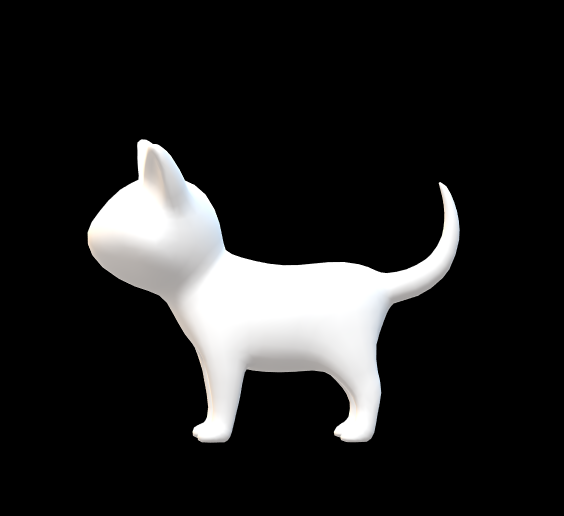
//> input picture cat.png, 564 x 516 px
$ ./OpenCv1 cat.PNG   (built with g++ and OpenCV 4)
//> lines starting //> are read from the running program, lines starting //| are printed output that depends on the picture
#include "opencv2/imgproc.hpp"
#include "opencv2/highgui.hpp"
#include <iostream>

using namespace cv;
using namespace std;

Mat src, erosion_dst, dilation_dst, open_dst, close_dst;

int erosion_elem = 0;
int erosion_size = 3;
//
//int open_elem = 0;
//int open_size = 3;
//
//int close_elem = 0;
//int close_size = 3;
//
int dilation_elem = 0;
int dilation_size = 3;

int const max_elem = 2;
int const max_kernel_size = 21;

void Erosion(int, void*);
void Dilation(int, void*);
void Open(int, void*);
void Close(int, void*);

int main(int argc, char** argv)
{
	CommandLineParser parser(argc, argv, "{@input |cat.PNG | input image}");
	src = imread(samples::findFile(parser.get<String>("@input")), IMREAD_COLOR);
//> src is the input picture: 516 rows x 564 cols, CV_8UC3; mean B, G, R 33.5, 33.5, 33.6
	if (src.empty())
	{
		cout << "Could not open or find the image!\n" << endl;
		cout << "Usage: " << argv[0] << " <Input image>" << endl;
		return -1;
	}
#pragma region namedWindow
	//namedWindow("Erosion Demo", WINDOW_AUTOSIZE);
	//namedWindow("Dilation Demo", WINDOW_AUTOSIZE);
	//moveWindow("Dilation Demo", src.cols, 0);
#pragma endregion

#pragma region slides
	createTrackbar("Element:\n 0: Rect \n 1: Cross \n 2: Ellipse", "Erosion Demo",
		&erosion_elem, max_elem,
		Erosion);
	createTrackbar("Kernel size:\n 2n +1", "Erosion Demo",
		&erosion_size, max_kernel_size,
		Erosion);
	createTrackbar("Element:\n 0: Rect \n 1: Cross \n 2: Ellipse", "Dilation Demo",
		&dilation_elem, max_elem,
		Dilation);
	createTrackbar("Kernel size:\n 2n +1", "Dilation Demo",
		&dilation_size, max_kernel_size,
		Dilation);

#pragma endregion
	imshow("source img", src);
	Erosion(0, 0);
	Dilation(0, 0);
	Open(0, 0);
	Close(0, 0);
	waitKey(0);
	return 0;
}
void Erosion(int, void*)
{
	int erosion_size = 5;
	Mat element = getStructuringElement(MORPH_RECT,
		Size(2 * erosion_size + 1, 2 * erosion_size + 1),
		Point(erosion_size, erosion_size));

	erode(src, erosion_dst, element);
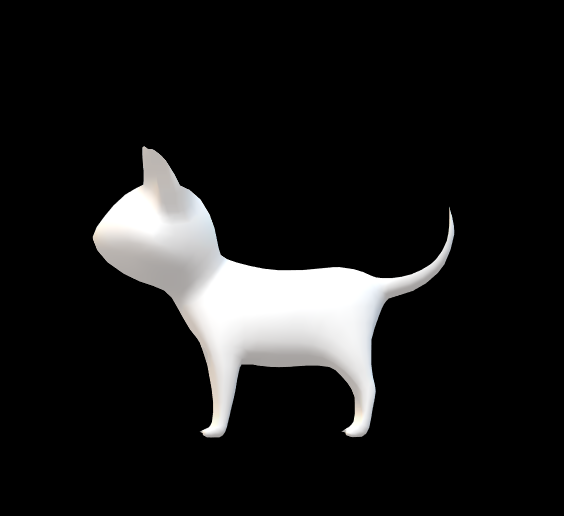
//> erosion_dst: 516 rows x 564 cols, CV_8UC3; mean B, G, R 25.6, 25.7, 25.9
	imshow("Erosion Demo", erosion_dst);
}

void Dilation(int, void*)
{
	int dilation_size = 5;
	Mat element = getStructuringElement(MORPH_RECT,
		Size(2 * dilation_size + 1, 2 * dilation_size + 1),
		Point(dilation_size, dilation_size));

	dilate(src, dilation_dst, element);
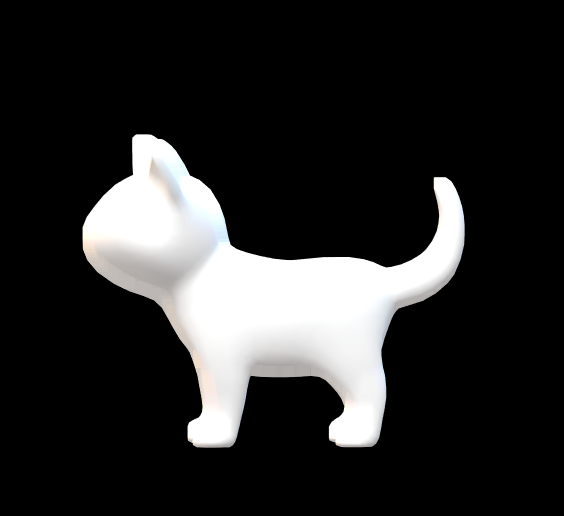
//> dilation_dst: 516 rows x 564 cols, CV_8UC3; mean B, G, R 41.8, 41.8, 41.9
	imshow("Dilation Demo", dilation_dst);
}

void Open(int, void*)
{
	int open_size = 3;
	Mat element = getStructuringElement(MORPH_RECT,
		Size(2 * open_size + 1, 2 * open_size + 1),
		Point(open_size, open_size));

	morphologyEx(src, open_dst, MORPH_OPEN, element);
	imshow("Open Demo", open_dst);
}

void Close(int, void*)
{
	int close_size = 3;
	Mat element = getStructuringElement(MORPH_CROSS,
		Size(2 * close_size + 1, 2 * close_size + 1),
		Point(close_size, close_size));

	morphologyEx(src, close_dst, MORPH_CLOSE, element);
	imshow("Close Demo", close_dst);
}
